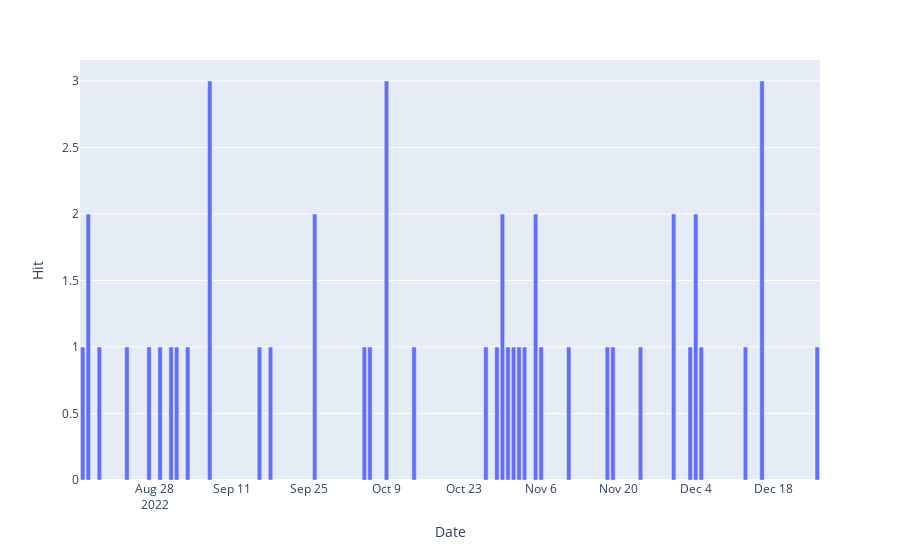

The code cell stored with this chart in its notebook:
### Code cell
fig = px.bar(Spiral_hits, x='Date', y='Hit')
fig.show()

### Figure 1 — Plotly figure (JSON) as saved in the notebook; plotly's stock layout.template omitted (floating-point values rounded to 4 significant figures)
{"data": [{"alignmentgroup": "True", "hovertemplate": "Date=%{x}<br>Hit=%{y}<extra></extra>", "legendgroup": "", "marker": {"color": "#636efa", "pattern": {"shape": ""}}, "name": "", "offsetgroup": "", "orientation": "v", "showlegend": false, "textposition": "auto", "type": "bar", "x": ["2022-08-15T00:00:00", "2022-08-16T00:00:00", "2022-08-18T00:00:00", "2022-08-23T00:00:00", "2022-08-27T00:00:00", "2022-08-29T00:00:00", "2022-08-31T00:00:00", "2022-09-01T00:00:00", "2022-09-03T00:00:00", "2022-09-07T00:00:00", "2022-09-16T00:00:00", "2022-09-18T00:00:00", "2022-09-26T00:00:00", "2022-10-05T00:00:00", "2022-10-06T00:00:00", "2022-10-09T00:00:00", "2022-10-14T00:00:00", "2022-10-27T00:00:00", "2022-10-29T00:00:00", "2022-10-30T00:00:00", "2022-10-31T00:00:00", "2022-11-01T00:00:00", "2022-11-02T00:00:00", "2022-11-03T00:00:00", "2022-11-05T00:00:00", "2022-11-06T00:00:00", "2022-11-11T00:00:00", "2022-11-18T00:00:00", "2022-11-19T00:00:00", "2022-11-24T00:00:00", "2022-11-30T00:00:00", "2022-12-03T00:00:00", "2022-12-04T00:00:00", "2022-12-05T00:00:00", "2022-12-13T00:00:00", "2022-12-16T00:00:00", "2022-12-26T00:00:00"], "xaxis": "x", "y": [1, 2, 1, 1, 1, 1, 1, 1, 1, 3, 1, 1, 2, 1, 1, 3, 1, 1, 1, 2, 1, 1, 1, 1, 2, 1, 1, 1, 1, 1, 2, 1, 2, 1, 1, 3, 1], "yaxis": "y"}], "layout": {"barmode": "relative", "legend": {"tracegroupgap": 0}, "margin": {"t": 60}, "xaxis": {"anchor": "y", "domain": [0, 1], "title": {"text": "Date"}}, "yaxis": {"anchor": "x", "domain": [0, 1], "title": {"text": "Hit"}}}}
